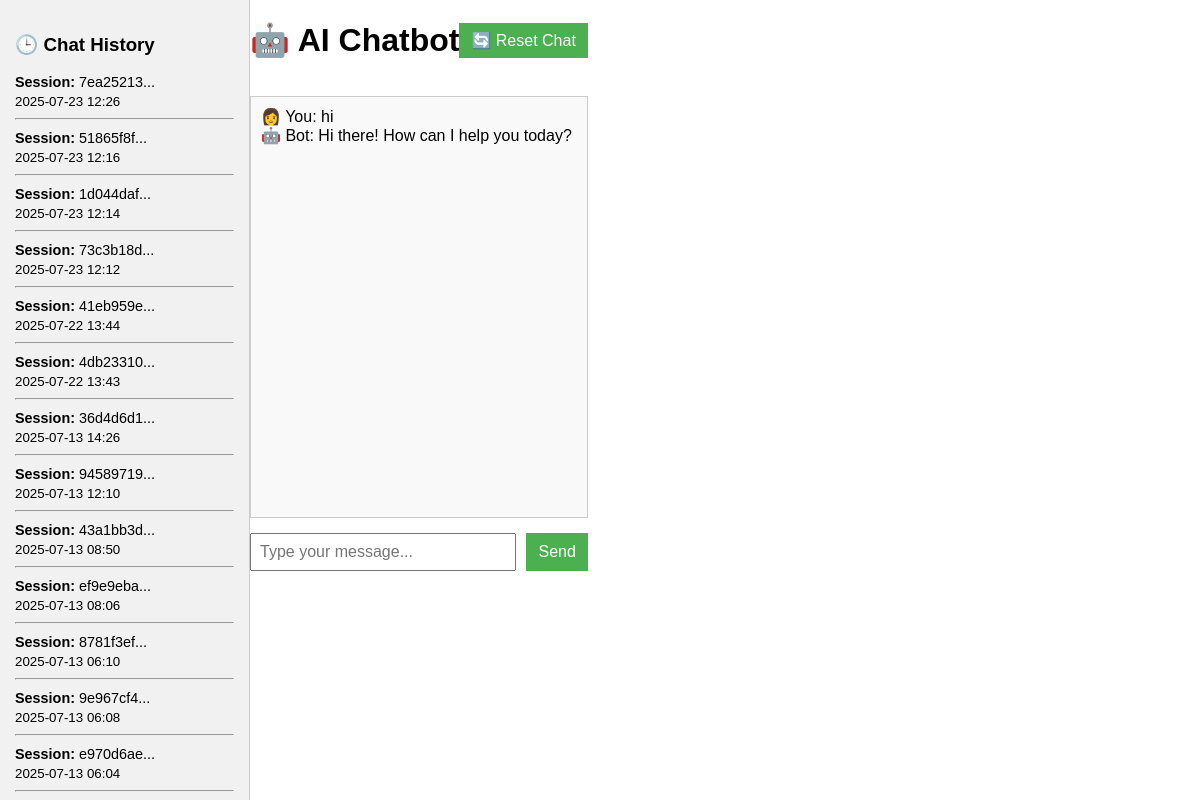
The page /chat/7ea25213-d170-4260-8880-ac6ce41047f3 on the database its author committed.
### kw chatbot project/app.py (models this page shows)
class Chat(db.Model):
    id = db.Column(db.Integer, primary_key=True)
    session_id = db.Column(db.String(100), nullable=False)
    full_conversation = db.Column(db.Text, nullable=False)
    timestamp = db.Column(db.DateTime, default=datetime.utcnow)

### kw chatbot project/app.py (the view)
@app.route("/chat/<session_id>")
def view_chat(session_id):
    chat = Chat.query.filter_by(session_id=session_id).first()
    history = Chat.query.order_by(Chat.timestamp.desc()).all()
    conversation = chat.full_conversation if chat else ""
    session["session_id"] = session_id  # Switch to clicked session
    return render_template("index.html", conversation=conversation, history=history)

### kw chatbot project/app.py (called while the page is built)
@app.before_request
def set_session():
    if "session_id" not in session:
        session["session_id"] = str(uuid.uuid4())

### kw chatbot project/templates/index.html (shortened to what this page needs)
<!DOCTYPE html>
<html lang="en">
<head>
  <link rel="stylesheet" href="{{ url_for('static', filename='style.css') }}">
</head>
<body>
<div class="layout">
  <div class="sidebar">
  <h3>🕒 Chat History</h3>
  {% for chat in history %}
    <div class="chat-item">
      <a href="/chat/{{ chat.session_id }}" style="text-decoration: none; color: inherit;">
        <p><strong>Session:</strong> {{ chat.session_id[:8] }}...</p>
        <small>{{ chat.timestamp.strftime('%Y-%m-%d %H:%M') }}</small>
      </a>
      <hr>
    </div>
  {% endfor %}
</div>
  <div class="container">
    <div class="top-bar">
      <h1>🤖 AI Chatbot</h1>
      <button onclick="resetChat()">🔄 Reset Chat</button>
    </div>
    <div id="chat-box" class="chat-box">{{ conversation.replace('\n', '<br>')|safe }}</div>
    <div class="input-area">
      <input type="text" id="user-input" placeholder="Type your message..." />
      <button onclick="sendMessage()">Send</button>
    </div>
  </div>
</div>
</body>
</html>

### kw chatbot project/static/style.css (style rules this page uses)
body { font-family: Arial, sans-serif; margin: 0; padding: 0; }
.layout { display: flex; height: 100vh; }
.sidebar { width: 250px; background: #f1f1f1; padding: 15px; overflow-y: auto; border-right: 1px solid #ccc; flex-shrink: 0; box-sizing: border-box; }
.chat-item { margin-bottom: 10px; word-wrap: break-word; word-break: break-word; max-width: 100%; }
.chat-item p { margin: 2px 0; font-size: 0.9rem; }
.top-bar { display: flex; justify-content: space-between; align-items: center; }
.chat-box { border: 1px solid #ccc; padding: 10px; height: 400px; overflow-y: auto; background-color: #f9f9f9; margin: 15px 0; }
.input-area { display: flex; gap: 10px; }
input[type="text"] { flex: 1; padding: 8px; font-size: 1rem; }
button { padding: 8px 12px; background-color: #4CAF50; color: white; border: none; font-size: 1rem; cursor: pointer; }

### rows shown on the page
Chat: session_id "7ea25213", timestamp "2025-07-23 12:26", replace "👩 You: hi 🤖 Bot: Hi there! How can I help you today?"
Chat: session_id "51865f8f", timestamp "2025-07-23 12:16"
Chat: session_id "1d044daf", timestamp "2025-07-23 12:14"
Chat: session_id "73c3b18d", timestamp "2025-07-23 12:12"
Chat: session_id "41eb959e", timestamp "2025-07-22 13:44"
Chat: session_id "4db23310", timestamp "2025-07-22 13:43"
Chat: session_id "36d4d6d1", timestamp "2025-07-13 14:26"
Chat: session_id "94589719", timestamp "2025-07-13 12:10"
Chat: session_id "43a1bb3d", timestamp "2025-07-13 08:50"
Chat: session_id "ef9e9eba", timestamp "2025-07-13 08:06"
Chat: session_id "8781f3ef", timestamp "2025-07-13 06:10"
Chat: session_id "9e967cf4", timestamp "2025-07-13 06:08"
Chat: session_id "e970d6ae", timestamp "2025-07-13 06:04"
